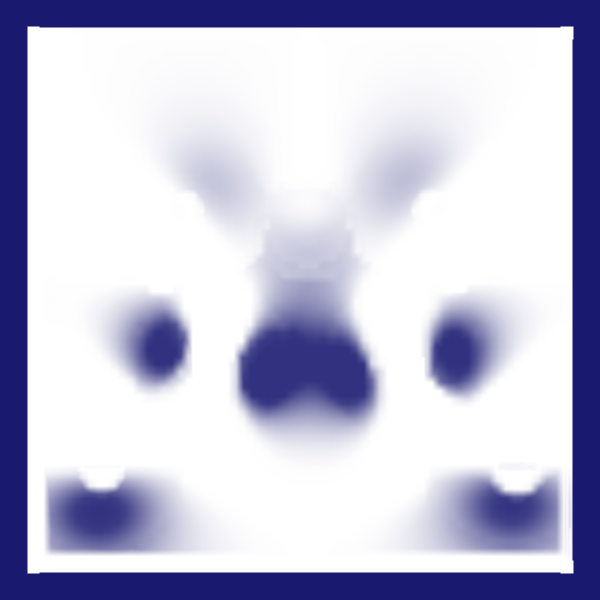

Python code for this plot:
#!/usr/bin/env python

# Minimum intensity projection volume rendering of an iron protein.

import os
from pathlib import Path

# Factory overrides: importing these modules registers the OpenGL rendering
# and interaction style implementations for vtkRenderingCore factory classes.
import vtkmodules.vtkInteractionStyle  # noqa: F401
import vtkmodules.vtkRenderingOpenGL2  # noqa: F401
import vtkmodules.vtkRenderingVolumeOpenGL2  # noqa: F401

# VTK pipeline classes used in this example
from vtkmodules.vtkCommonDataModel import vtkPiecewiseFunction
from vtkmodules.vtkIOLegacy import vtkStructuredPointsReader
from vtkmodules.vtkImagingCore import vtkImageClip
from vtkmodules.vtkRenderingCore import (
    vtkColorTransferFunction,
    vtkRenderWindow,
    vtkRenderWindowInteractor,
    vtkRenderer,
    vtkVolume,
    vtkVolumeProperty,
)
from vtkmodules.vtkRenderingVolume import vtkFixedPointVolumeRayCastMapper

# Colors (normalized RGB)
midnight_blue_rgb = (0.098, 0.098, 0.439)

# Data: locate the iron protein dataset
data_dir = Path(os.environ.get("VPE_DATA_DIR", Path(__file__).parent))
file_name = str(data_dir / "ironProt.vtk")

# Source: read the structured points data
reader = vtkStructuredPointsReader()
reader.SetFileName(file_name)

# Clip: crop the volume to see the minimum intensity region
clip = vtkImageClip()
clip.SetInputConnection(reader.GetOutputPort())
clip.SetOutputWholeExtent(0, 66, 0, 66, 30, 37)
clip.ClipDataOn()

# Transfer functions: map scalar value to opacity and color
opacity_transfer_function = vtkPiecewiseFunction()
opacity_transfer_function.AddSegment(0, 1.0, 256, 0.1)

color_transfer_function = vtkColorTransferFunction()
color_transfer_function.AddRGBPoint(0, 1.0, 1.0, 1.0)
color_transfer_function.AddRGBPoint(255, 1.0, 1.0, 1.0)

# VolumeProperty: describe how the data will look
volume_property = vtkVolumeProperty()
volume_property.SetScalarOpacity(opacity_transfer_function)
volume_property.SetColor(color_transfer_function)
volume_property.SetInterpolationTypeToLinear()

# Mapper: fixed-point ray cast mapper with minimum intensity blend mode
volume_mapper = vtkFixedPointVolumeRayCastMapper()
volume_mapper.SetInputConnection(clip.GetOutputPort())
volume_mapper.SetBlendModeToMinimumIntensity()

# Volume: holds the mapper and property
volume = vtkVolume()
volume.SetMapper(volume_mapper)
volume.SetProperty(volume_property)

# Renderer: assemble the scene
renderer = vtkRenderer()
renderer.AddViewProp(volume)
renderer.SetBackground(midnight_blue_rgb)

# Window: display the rendered scene
render_window = vtkRenderWindow()
render_window.AddRenderer(renderer)
render_window.SetWindowName("min intensity")
render_window.SetMultiSamples(0)
render_window.SetSize(600, 600)

# Scene: camera configuration
render_window.Render()
renderer.GetActiveCamera().Zoom(1.3)

# Interactor: handle mouse and keyboard events
render_window_interactor = vtkRenderWindowInteractor()
render_window_interactor.SetRenderWindow(render_window)

# Launch the interactive visualization
render_window_interactor.Initialize()
render_window_interactor.Start()
